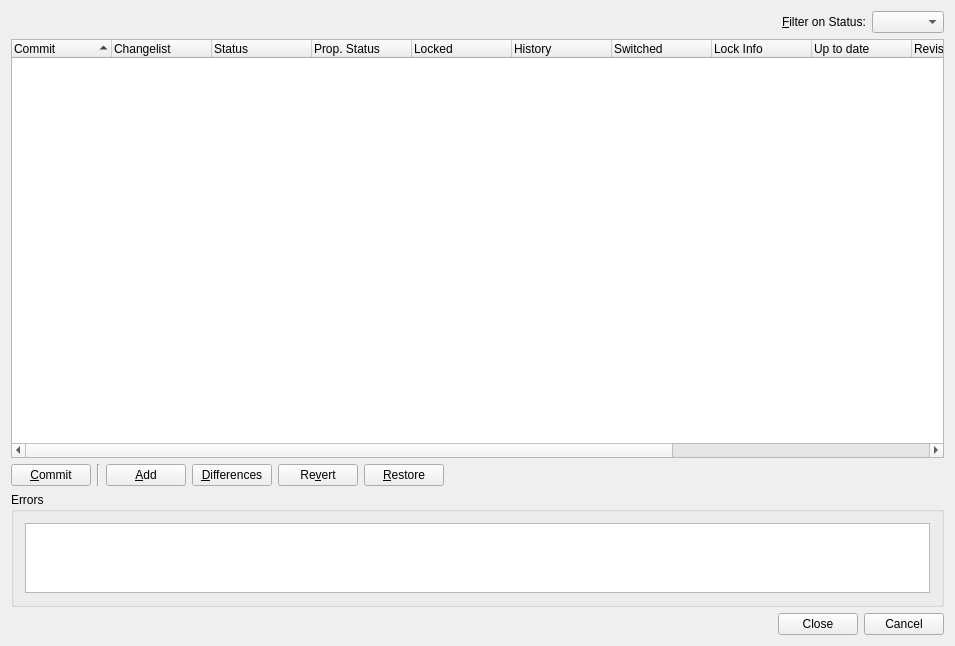
<?xml version="1.0" encoding="UTF-8"?>
<ui version="4.0">
 <class>SvnStatusDialog</class>
 <widget class="QWidget" name="SvnStatusDialog">
  <property name="geometry">
   <rect>
    <x>0</x>
    <y>0</y>
    <width>955</width>
    <height>646</height>
   </rect>
  </property>
  <property name="windowTitle">
   <string>Subversion Status</string>
  </property>
  <property name="whatsThis">
   <string>&lt;b&gt;Subversion Status&lt;/b&gt;
&lt;p&gt;This dialog shows the status of the selected file or project.&lt;/p&gt;</string>
  </property>
  <layout class="QVBoxLayout" name="verticalLayout">
   <item>
    <layout class="QHBoxLayout" name="horizontalLayout_2">
     <item>
      <spacer name="horizontalSpacer_2">
       <property name="orientation">
        <enum>Qt::Horizontal</enum>
       </property>
       <property name="sizeHint" stdset="0">
        <size>
         <width>40</width>
         <height>20</height>
        </size>
       </property>
      </spacer>
     </item>
     <item>
      <widget class="QLabel" name="label">
       <property name="text">
        <string>&amp;Filter on Status:</string>
       </property>
       <property name="buddy">
        <cstring>statusFilterCombo</cstring>
       </property>
      </widget>
     </item>
     <item>
      <widget class="QComboBox" name="statusFilterCombo">
       <property name="toolTip">
        <string>Select the status of entries to be shown</string>
       </property>
       <property name="sizeAdjustPolicy">
        <enum>QComboBox::AdjustToContents</enum>
       </property>
      </widget>
     </item>
    </layout>
   </item>
   <item>
    <widget class="QTreeWidget" name="statusList">
     <property name="sizePolicy">
      <sizepolicy hsizetype="Expanding" vsizetype="Expanding">
       <horstretch>0</horstretch>
       <verstretch>4</verstretch>
      </sizepolicy>
     </property>
     <property name="alternatingRowColors">
      <bool>true</bool>
     </property>
     <property name="selectionMode">
      <enum>QAbstractItemView::ExtendedSelection</enum>
     </property>
     <property name="rootIsDecorated">
      <bool>false</bool>
     </property>
     <property name="itemsExpandable">
      <bool>false</bool>
     </property>
     <property name="sortingEnabled">
      <bool>true</bool>
     </property>
     <column>
      <property name="text">
       <string>Commit</string>
      </property>
     </column>
     <column>
      <property name="text">
       <string>Changelist</string>
      </property>
     </column>
     <column>
      <property name="text">
       <string>Status</string>
      </property>
     </column>
     <column>
      <property name="text">
       <string>Prop. Status</string>
      </property>
     </column>
     <column>
      <property name="text">
       <string>Locked</string>
      </property>
     </column>
     <column>
      <property name="text">
       <string>History</string>
      </property>
     </column>
     <column>
      <property name="text">
       <string>Switched</string>
      </property>
     </column>
     <column>
      <property name="text">
       <string>Lock Info</string>
      </property>
     </column>
     <column>
      <property name="text">
       <string>Up to date</string>
      </property>
     </column>
     <column>
      <property name="text">
       <string>Revision</string>
      </property>
     </column>
     <column>
      <property name="text">
       <string>Last Change</string>
      </property>
     </column>
     <column>
      <property name="text">
       <string>Author</string>
      </property>
     </column>
     <column>
      <property name="text">
       <string>Path</string>
      </property>
     </column>
    </widget>
   </item>
   <item>
    <layout class="QHBoxLayout" name="horizontalLayout">
     <item>
      <widget class="QPushButton" name="commitButton">
       <property name="toolTip">
        <string>Commit the selected changes</string>
       </property>
       <property name="text">
        <string>&amp;Commit</string>
       </property>
      </widget>
     </item>
     <item>
      <widget class="Line" name="line">
       <property name="orientation">
        <enum>Qt::Vertical</enum>
       </property>
      </widget>
     </item>
     <item>
      <widget class="QPushButton" name="addButton">
       <property name="toolTip">
        <string>Add the selected entries to the repository</string>
       </property>
       <property name="text">
        <string>&amp;Add</string>
       </property>
      </widget>
     </item>
     <item>
      <widget class="QPushButton" name="diffButton">
       <property name="toolTip">
        <string>Show differences of the selected entries to the repository</string>
       </property>
       <property name="text">
        <string>&amp;Differences</string>
       </property>
      </widget>
     </item>
     <item>
      <widget class="QPushButton" name="revertButton">
       <property name="toolTip">
        <string>Revert the selected entries to the last revision in the repository</string>
       </property>
       <property name="text">
        <string>Re&amp;vert</string>
       </property>
      </widget>
     </item>
     <item>
      <widget class="QPushButton" name="restoreButton">
       <property name="toolTip">
        <string>Restore the selected missing entries from the repository</string>
       </property>
       <property name="text">
        <string>&amp;Restore</string>
       </property>
      </widget>
     </item>
     <item>
      <spacer name="horizontalSpacer">
       <property name="orientation">
        <enum>Qt::Horizontal</enum>
       </property>
       <property name="sizeHint" stdset="0">
        <size>
         <width>40</width>
         <height>20</height>
        </size>
       </property>
      </spacer>
     </item>
    </layout>
   </item>
   <item>
    <widget class="QGroupBox" name="errorGroup">
     <property name="sizePolicy">
      <sizepolicy hsizetype="Preferred" vsizetype="Expanding">
       <horstretch>0</horstretch>
       <verstretch>1</verstretch>
      </sizepolicy>
     </property>
     <property name="title">
      <string>Errors</string>
     </property>
     <layout class="QVBoxLayout">
      <item>
       <widget class="QTextEdit" name="errors">
        <property name="focusPolicy">
         <enum>Qt::NoFocus</enum>
        </property>
        <property name="readOnly">
         <bool>true</bool>
        </property>
        <property name="acceptRichText">
         <bool>false</bool>
        </property>
       </widget>
      </item>
     </layout>
    </widget>
   </item>
   <item>
    <widget class="QDialogButtonBox" name="buttonBox">
     <property name="orientation">
      <enum>Qt::Horizontal</enum>
     </property>
     <property name="standardButtons">
      <set>QDialogButtonBox::Cancel|QDialogButtonBox::Close</set>
     </property>
    </widget>
   </item>
  </layout>
 </widget>
 <layoutdefault spacing="6" margin="11"/>
 <pixmapfunction>qPixmapFromMimeSource</pixmapfunction>
 <tabstops>
  <tabstop>statusFilterCombo</tabstop>
  <tabstop>statusList</tabstop>
  <tabstop>commitButton</tabstop>
  <tabstop>addButton</tabstop>
  <tabstop>diffButton</tabstop>
  <tabstop>revertButton</tabstop>
  <tabstop>restoreButton</tabstop>
  <tabstop>buttonBox</tabstop>
 </tabstops>
 <resources/>
 <connections/>
</ui>
